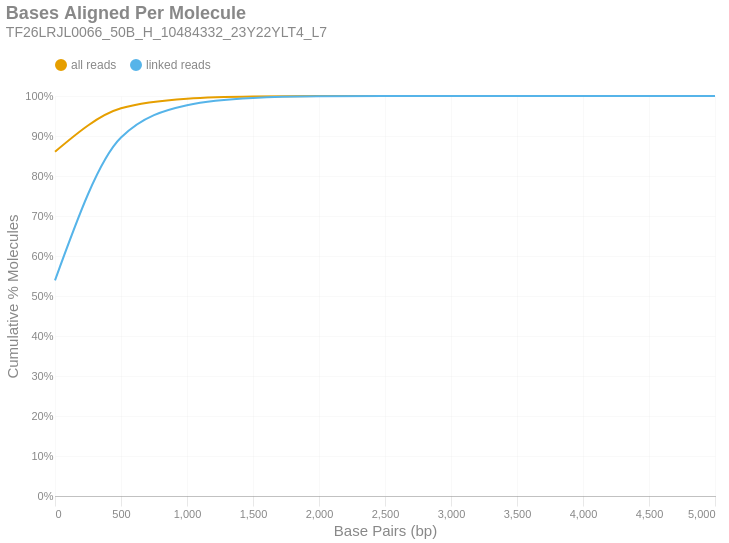

The cell this chart's notebook holds for it:
### Markdown cell above
### Bases Aligned Per Molecule
This is a cumulative frequency distribution showing the number of base pairs aligned per unique molecule. These data are shown in 500 bp bins. There are two distributions: one with `all reads` (yellow) and another with only `linked reads` (blue). The percent of molecules in the `linked reads` distribution is relative to the total number of linked molecules.

### Code cell
if SKIPLR:
    print_html(f"Skipped")
else:
    binned_df = consolidated_hist(valids['aligned_bp'], mask, 500, True)
    with SafeRender(binned_df):
        (
            density_plot(binned_df, 'Bases Aligned Per Molecule', samplename, 'basesper')
            .encode(
                x=alt.X('bin:Q', title="Base Pairs (bp)").axis(tickMinStep=500).scale(padding=0),
                y=alt.Y('value:Q', title='Cumulative % Molecules')
                    .axis(format='%')
                    .scale(domain = [0,1])
                    .stack(False),
                color=alt.Color("key:N").scale(domain = ["all reads", "linked reads"]),
                tooltip = [
                    alt.Tooltip("key:N", title = "Data Type"),
                    alt.Tooltip("range_label:N", title="Bases Aligned Per Molecule"),
                    alt.Tooltip("value:Q", format = ".2%", title="% Molecules (Cum.)")
                ]
            )
        ).display()

### Figure 1 — Vega-Lite specification as saved in the notebook (floating-point values rounded to 4 significant figures)
{"width": "container", "height": 400, "config": {"title": {"anchor": "start", "dy": -15, "fontSize": 18, "color": "#888888", "subtitleColor": "#888888", "subtitleFontSize": 14}, "arc": {"fill": "#0072B2"}, "axis": {"domainColor": "#888888", "domainWidth": 0.5, "gridWidth": 0.2, "grid": false, "titleFontWeight": 400, "titleFontSize": 15, "labelFontSize": 11, "labelColor": "#888888", "tickColor": "#888888", "tickWidth": 0.2, "titleColor": "#888888"}, "axisBand": {"grid": false}, "axisX": {"grid": true, "tickSize": 10, "domainCap": "round"}, "axisY": {"domain": false, "grid": true, "tickSize": 0, "domainCap": "round"}, "background": "transparent", "header": {"labelFontSize": 15, "labelColor": "#888888", "titleFontSize": 15, "titleFontWeight": 600, "titleColor": "#888888"}, "legend": {"labelFont": "sans-serif", "labelFontSize": 12, "labelColor": "#888888", "symbolSize": 100, "symbolType": "circle", "titleFontSize": 12, "titlePadding": 10, "titleColor": "#888888", "title": null, "orient": "top"}, "range": {"category": ["#E69F00", "#56B4E9", "#009E73", "#F0E442", "#0072B2", "#D55E00", "#CC79A7", "#000000"], "diverging": ["#cfe8f3", "#a2d4ec", "#73bfe2", "#46abdb", "#1696d2", "#12719e"]}, "area": {"fill": "#0072B2", "fillOpacity": 0.7, "line": true, "strokeOpacity": 0.7}, "line": {"color": "#0072B2", "stroke": "#0072B2", "strokeWidth": 2}, "trail": {"color": "#0072B2", "stroke": "#0072B2", "strokeWidth": 0, "size": 1}, "point": {"filled": true, "fillOpacity": 1.0, "size": 95}, "text": {"color": "#888888", "fontSize": 11, "align": "right", "fontWeight": 400, "size": 11}, "bar": {"fill": "#0072B2", "stroke": null}, "view": {"stroke": null, "continuousWidth": 660, "continuousHeight": 400}}, "data": {"name": "data-83086b9e8698c75b8c4cd8edb41a616c"}, "mark": {"type": "line", "interpolate": "monotone", "point": {"opacity": 0, "size": 275}}, "encoding": {"color": {"field": "key", "scale": {"domain": ["all reads", "linked reads"]}, "type": "nominal"}, "tooltip": [{"field": "key", "title": "Data Type", "type": "nominal"}, {"field": "range_label", "title": "Bases Aligned Per Molecule", "type": "nominal"}, {"field": "value", "format": ".2%", "title": "% Molecules (Cum.)", "type": "quantitative"}], "x": {"axis": {"tickMinStep": 500}, "field": "bin", "scale": {"padding": 0}, "title": "Base Pairs (bp)", "type": "quantitative"}, "y": {"axis": {"format": "%"}, "field": "value", "scale": {"domain": [0, 1]}, "stack": false, "title": "Cumulative % Molecules", "type": "quantitative"}}, "params": [{"name": "param_c36ac31b6afebe62", "select": {"type": "point", "fields": ["key"]}, "bind": "legend"}], "title": {"text": "Bases Aligned Per Molecule", "subtitle": "TF26LRJL0066_50B_H_10484332_23Y22YLT4_L7"}, "transform": [{"fold": ["all reads (cumsum)", "linked reads (cumsum)"]}, {"calculate": "replace(datum.key, ' (cumsum)', '')", "as": "key"}, {"filter": {"param": "param_c36ac31b6afebe62"}}], "usermeta": {"embedOptions": {"downloadFileName": "TF26LRJL0066_50B_H_10484332_23Y22YLT4_L7.basesper"}}, "$schema": "https://vega.github.io/schema/vega-lite/v6.4.1.json", "datasets": {"data-83086b9e8698c75b8c4cd8edb41a616c": [{"bin": "0.0", "interval": "0.0-500.0", "all reads": 0.8608, "linked reads": 0.5392, "all reads (cumsum)": 0.8608, "linked reads (cumsum)": 0.5392, "range_label": "0-499"}, {"bin": "500.0", "interval": "500.0-1000.0", "all reads": 0.1084, "linked reads": 0.357, "all reads (cumsum)": 0.9692, "linked reads (cumsum)": 0.8962, "range_label": "500-999"}, {"bin": "1000.0", "interval": "1000.0-1500.0", "all reads": 0.02396, "linked reads": 0.08071, "all reads (cumsum)": 0.9932, "linked reads (cumsum)": 0.9769, "range_label": "1000-1499"}, {"bin": "1500.0", "interval": "1500.0-2000.0", "all reads": 0.005407, "linked reads": 0.01825, "all reads (cumsum)": 0.9986, "linked reads (cumsum)": 0.9952, "range_label": "1500-1999"}, {"bin": "2000.0", "interval": "2000.0-2500.0", "all reads": 0.001164, "linked reads": 0.003931, "all reads (cumsum)": 0.9997, "linked reads (cumsum)": 0.9991, "range_label": "2000-2499"}, {"bin": "2500.0", "interval": "2500.0-3000.0", "all reads": 0.0002129, "linked reads": 0.0007185, "all reads (cumsum)": 0.9999, "linked reads (cumsum)": 0.9998, "range_label": "2500-2999"}, {"bin": "3000.0", "interval": "3000.0-3500.0", "all reads": 4.331e-05, "linked reads": 0.000146, "all reads (cumsum)": 1.0, "linked reads (cumsum)": 1.0, "range_label": "3000-3499"}, {"bin": "3500.0", "interval": "3500.0-4000.0", "all reads": 8.95e-06, "linked reads": 3.022e-05, "all reads (cumsum)": 1.0, "linked reads (cumsum)": 1.0, "range_label": "3500-3999"}, {"bin": "4000.0", "interval": "4000.0-4500.0", "all reads": 2.617e-06, "linked reads": 8.839e-06, "all reads (cumsum)": 1.0, "linked reads (cumsum)": 1.0, "range_label": "4000-4499"}, {"bin": "4500.0", "interval": "4500.0-5000.0", "all reads": 2.533e-07, "linked reads": 8.553e-07, "all reads (cumsum)": 1.0, "linked reads (cumsum)": 1.0, "range_label": "4500-4999"}, {"bin": "5000.0", "interval": "5000.0-5500.0", "all reads": 8.443e-08, "linked reads": 2.851e-07, "all reads (cumsum)": 1.0, "linked reads (cumsum)": 1.0, "range_label": "5000-5499"}]}}
